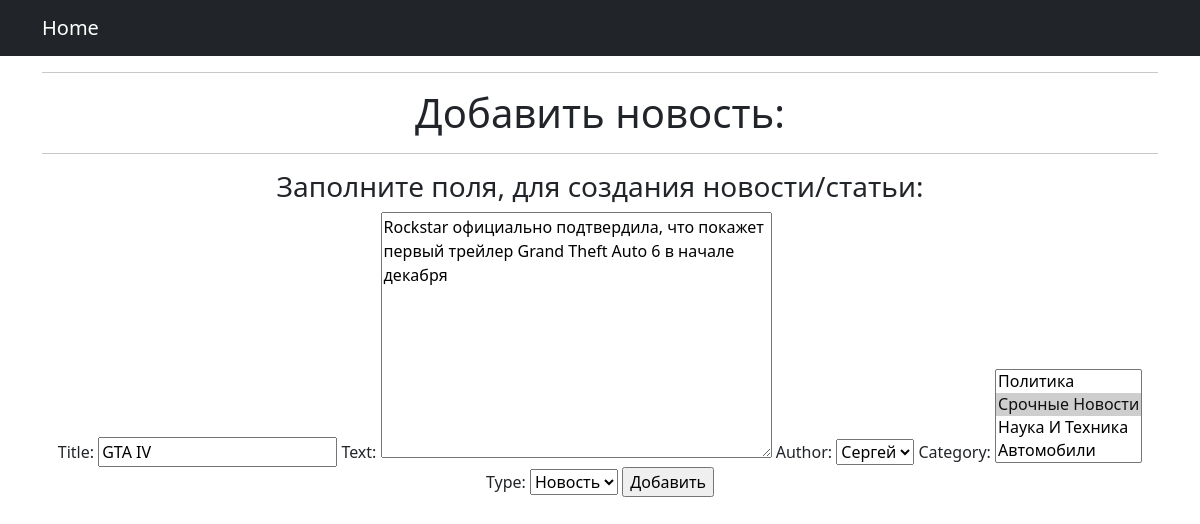
/create/12 (signed in), run on an earlier commit of the app's database.
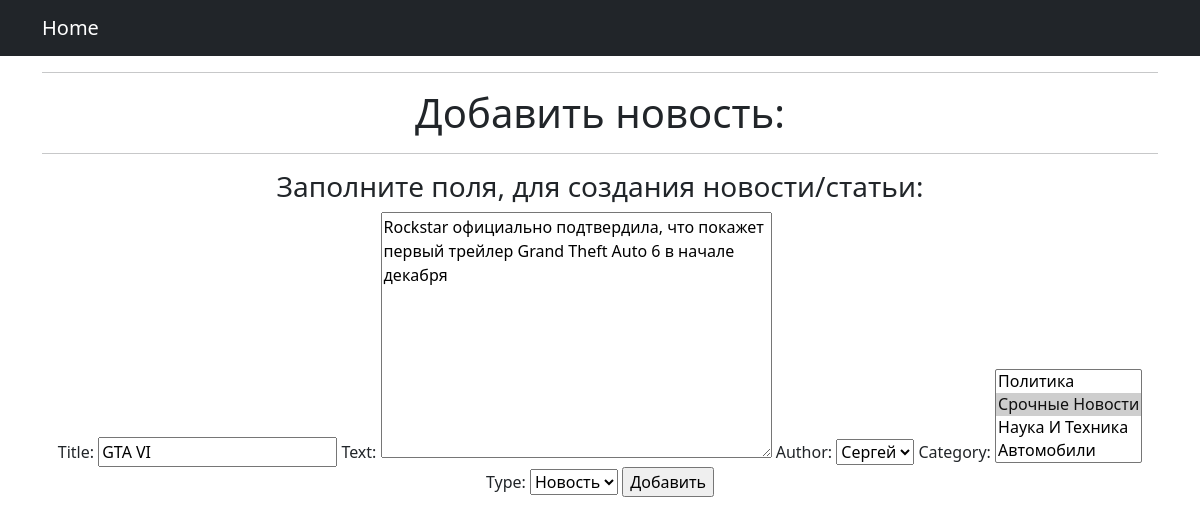
And on a later commit of the database.
### news_p/models.py (models this page shows, shortened)
class Post(models.Model):
    news = 'NW'
    article = "AR"
    POST_TYPE = [(news, 'Новость'), (article, 'Статья'),]
    type = models.CharField(max_length=2, choices=POST_TYPE, default=news)
    date = models.DateTimeField(auto_now_add=True)
    title = models.CharField(max_length=255)
    text = models.TextField()
    rating = models.IntegerField(default=0)
    author = models.ForeignKey(Author, on_delete=models.CASCADE)
    category = models.ManyToManyField(Category, through='PostCategory')

### news_p/views.py (the view)
# urls.py: path('create/<int:pk>', PostUpdateView.as_view(), name='news_edit'),
class PostUpdateView(LoginRequiredMixin, PermissionRequiredMixin, UpdateView):
    permission_required = ('news_p.change.post')
    template_name = 'news_add.html'
    form_class = PostForm
    def get_object(self, **kwargs):
        id = self.kwargs.get('pk')
        return Post.objects.get(pk=id)

### news_p/forms.py
class PostForm(ModelForm):
    class Meta:
        model = Post
        fields = ['title', 'text', 'author', 'category', 'type']

### news_p/models.py (called while the page is built)
    def __str__(self):
        return self.user.username.title()

    def __str__(self):
        return self.name.title()

### templates/news_add.html (shortened to what this page needs)
{% extends 'flatpages/default.html' %}
{% load custom_filters %}
{% block title %}
<hr>
<h1>Добавить новость:</h1>
<hr>
{% endblock title %}
{% block content %}
<h3>Заполните поля, для создания новости/статьи:</h3>
<form method="POST">
  {{ form }}
  <input type="submit" value="Добавить">
</form>
{% endblock content %}

What changed in the data, as far as the page shows it:
changed Post "Сергей": title "GTA IV" → "GTA VI"
